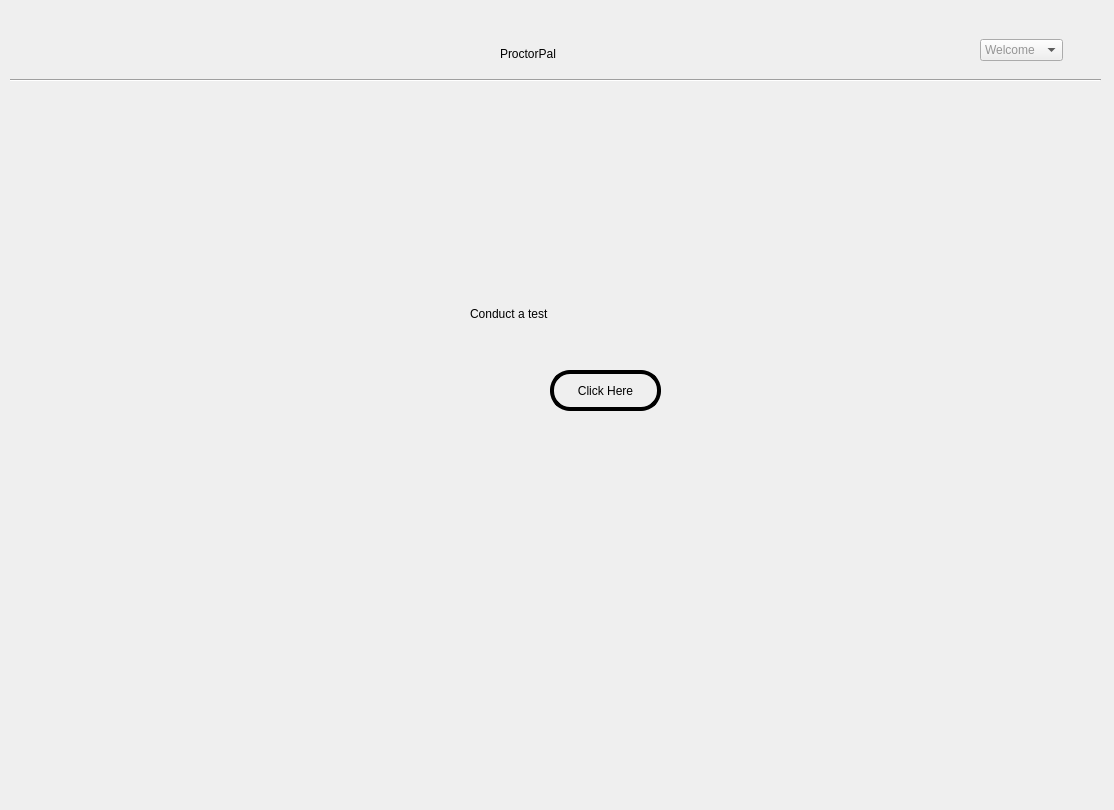
<?xml version="1.0" encoding="UTF-8"?>
<ui version="4.0">
 <class>Dialog</class>
 <widget class="QDialog" name="Dialog">
  <property name="geometry">
   <rect>
    <x>0</x>
    <y>0</y>
    <width>1114</width>
    <height>810</height>
   </rect>
  </property>
  <property name="windowTitle">
   <string>Dialog</string>
  </property>
  <widget class="QLabel" name="label">
   <property name="geometry">
    <rect>
     <x>0</x>
     <y>-5</y>
     <width>6</width>
     <height>16</height>
    </rect>
   </property>
   <property name="styleSheet">
    <string notr="true">background-image:url(:/newPrefix/C:/Users/akxsh/Desktop/2c933fdd5a3b0a5f8a51a0f44eb0f619.jpg)</string>
   </property>
   <property name="text">
    <string/>
   </property>
   <property name="pixmap">
    <pixmap>:/newPrefix/C:/Users/akxsh/Desktop/2c933fdd5a3b0a5f8a51a0f44eb0f619.jpg</pixmap>
   </property>
   <property name="scaledContents">
    <bool>true</bool>
   </property>
  </widget>
  <widget class="QWidget" name="widget" native="true">
   <property name="geometry">
    <rect>
     <x>10</x>
     <y>20</y>
     <width>1091</width>
     <height>61</height>
    </rect>
   </property>
   <property name="styleSheet">
    <string notr="true"/>
   </property>
   <widget class="QLabel" name="title_2">
    <property name="geometry">
     <rect>
      <x>490</x>
      <y>10</y>
      <width>177</width>
      <height>48</height>
     </rect>
    </property>
    <property name="styleSheet">
     <string notr="true">font: 75 24pt &quot;MS Shell Dlg 2&quot;;</string>
    </property>
    <property name="text">
     <string>ProctorPal</string>
    </property>
   </widget>
   <widget class="Line" name="line_2">
    <property name="geometry">
     <rect>
      <x>0</x>
      <y>50</y>
      <width>1091</width>
      <height>20</height>
     </rect>
    </property>
    <property name="orientation">
     <enum>Qt::Horizontal</enum>
    </property>
   </widget>
   <widget class="QComboBox" name="comboBox">
    <property name="geometry">
     <rect>
      <x>970</x>
      <y>19</y>
      <width>83</width>
      <height>22</height>
     </rect>
    </property>
    <property name="styleSheet">
     <string notr="true">color : rgba(0, 0, 0, 100)</string>
    </property>
    <item>
     <property name="text">
      <string>Welcome</string>
     </property>
    </item>
    <item>
     <property name="text">
      <string>Logout</string>
     </property>
    </item>
   </widget>
   <widget class="QLabel" name="user">
    <property name="geometry">
     <rect>
      <x>1050</x>
      <y>10</y>
      <width>6</width>
      <height>16</height>
     </rect>
    </property>
    <property name="text">
     <string/>
    </property>
    <property name="pixmap">
     <pixmap>../../../../../major projct/images.jpg</pixmap>
    </property>
    <property name="scaledContents">
     <bool>true</bool>
    </property>
   </widget>
  </widget>
  <widget class="QWidget" name="widget_3" native="true">
   <property name="geometry">
    <rect>
     <x>10</x>
     <y>90</y>
     <width>1091</width>
     <height>711</height>
    </rect>
   </property>
   <property name="styleSheet">
    <string notr="true">font: 16pt &quot;MS Shell Dlg 2&quot;;</string>
   </property>
   <widget class="QLabel" name="label_3">
    <property name="geometry">
     <rect>
      <x>460</x>
      <y>200</y>
      <width>255</width>
      <height>48</height>
     </rect>
    </property>
    <property name="styleSheet">
     <string notr="true">font: 24pt &quot;MS Shell Dlg 2&quot;;</string>
    </property>
    <property name="text">
     <string>Conduct a test</string>
    </property>
   </widget>
   <widget class="QPushButton" name="conduct">
    <property name="geometry">
     <rect>
      <x>540</x>
      <y>280</y>
      <width>111</width>
      <height>41</height>
     </rect>
    </property>
    <property name="styleSheet">
     <string notr="true">background-color:transparent;
font: 75 14pt &quot;MS Shell Dlg 2&quot;;
border-radius:20px;
border-style:solid;
border-color:black;

border-width:4px;
</string>
    </property>
    <property name="text">
     <string>Click Here</string>
    </property>
   </widget>
  </widget>
 </widget>
 <resources>
  <include location="test.qrc"/>
 </resources>
 <connections/>
</ui>
